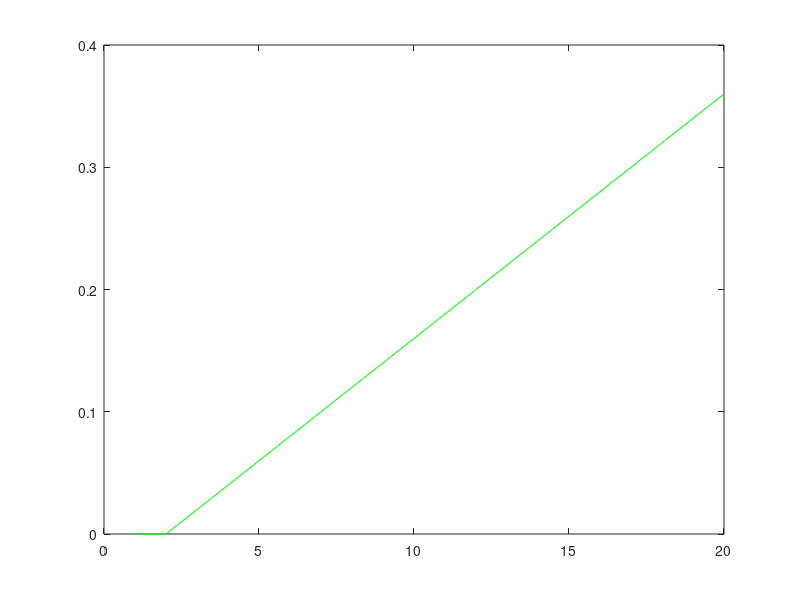

Source code (MATLAB): (Note: this script raises an error after producing the figure.)
% generate fake data for DeadlineShapes

clear all
close all


% basic vars
ntrials = 10000;
shapes = ['hexagon','circle','square','triangle','rectangle','semicircle','heart','star'];
weights = [-0.9, -0.7, -0.5, -0.3, 0.3, 0.5, 0.7, 0.9];
samplingDist_blue = [0.055, 0.11, 0.2, 0.365, 0.18, 0.06, 0.02, 0.01];
samplingDist_red =  [0.01, 0.02, 0.06, 0.18, 0.365, 0.2, 0.11, 0.055];
choiceProbs = [0.5, 0.5];
maxShapes = 20;

% 'model' params
B = 1; % bound for terminating a decision, in units of cumulative logLR 
sigma = 0.3; % st.dev of noise added to momentary evidence


% **** momentary evidence ****
% following the two-accumulator model of Kira et al.,
% the mean M.E. is equal to a given shape's assigned logLR (to be replaced
% with subjective WoE, once we can estimate it from data), sign-flipped for
% the 'blue' accumulator, plus independent Gaussian noise, plus a linear
% urgency signal.

% Could convert this eventually to the multivariate normal formulation of
% Kiani et al., but this is easier to follow.

% Also consider scaling the noise with the mean LLR (signal-dep noise)?


% **** urgency signal ****
% is this fancy thing in Kira et al.:
% u(t) = kappa* [ 1−exp(−(t−tau)^2) / 2*sigma_u^2 ]

% but we can use a linear function for simplicity (see their Fig. 5D)
% note that it stays at zero for a bit before ramping up.
% and also that for simulation it only needs to be computed at the shape
% presentation intervals, not time per se
urgencySlope = 0.02;
u(1:2) = 0;
u(3:maxShapes) = urgencySlope*(1:maxShapes-2);
figure;plot(1:maxShapes,u,'g-');



%% now the simulation

% trialwise independent vars
corrTarg = nan(ntrials,1);
losingDVval = nan(ntrials,1);
hitBound = nan(ntrials,1);
totalEvidence = nan(ntrials,1);
distFromBound = nan(ntrials,1);
% ntrials-by-nshapes vars
shape = nan(ntrials,maxShapes);
DV_red = nan(ntrials,maxShapes);
DV_blue = nan(ntrials,maxShapes);
% trialwise dependent vars
choice = nan(ntrials,1);
RT = nan(ntrials,1);
conf = nan(ntrials,1);

for n = 1:ntrials % index of trial number
    corrTarg(n) = sample(choiceProbs) - 1; % 0 = blue (neg), 1 = red (pos)
    for s = 1:maxShapes
        if corrTarg(n) == 0
            shape(n,s) = sample(samplingDist_blue);
        else % 1
            shape(n,s) = sample(samplingDist_red);
        end        
        % increment the DVs
        if s==1
            DV_blue(n,s) = -weights(shape(n,s)) + randn*sigma + u(s);
            DV_red(n,s)  =  weights(shape(n,s)) + randn*sigma + u(s);
        else
            DV_blue(n,s) = DV_blue(n,s-1) - weights(shape(n,s)) + randn*sigma + u(s);
            DV_red(n,s)  = DV_red(n,s-1)  + weights(shape(n,s)) + randn*sigma + u(s);
        end
    end

% % temp: sanity check (don't run it in a loop! only in debug mode or with n=1)
%     figure(23); clf; plot(1:maxShapes,DV_blue(n,:),'b-',1:maxShapes,DV_red(n,:),'r-');
%     ylim([-B*1.2 B*1.2]);

    % decision outcome
    cRTblue = find(DV_blue(n,:)>=B, 1); % time of first bound crossing(s):
    cRTred = find(DV_red(n,:)>=B, 1);
    
    % the possibilities are:
    % (1) only the 'blue' accumulator hits bound,
    if ~isempty(cRTblue) && isempty(cRTred)
        RT(n) = cRTblue;
        losingDVval(n) = DV_red(n,RT(n)); % only blue hit, so red is the loser
        hitBound(n) = 1;
        choice(n) = 0;
    % (2) only the 'red' accumulator hits bound,
    elseif isempty(cRTblue) && ~isempty(cRTred)
        RT(n) = cRTred;
        losingDVval(n) = DV_blue(n,RT(n)); % only red hit, so blue is the loser
        hitBound(n) = 1;
        choice(n) = 1;
    % (3) neither hits bound,
    elseif isempty(cRTblue) && isempty(cRTred)
        hitBound(n) = 0;
        RT(n) = maxShapes;
        if DV_blue(n,RT(n)) > DV_red(n,RT(n)) % blue wins, 
            choice(n) = 0;
            losingDVval(n) = DV_red(n,RT(n)); % so red is loser.
        elseif DV_red(n,RT(n)) > DV_blue(n,RT(n)) % red wins,
            choice(n) = 1;
            losingDVval(n) = DV_blue(n,RT(n)); % so blue is loser
        else % should only happen when there's no noise! add some.
            keyboard
        end
    % (4) or both do
    else
        RT(n) = min([cRTblue cRTred]);
        if DV_blue(n,RT(n)) > DV_red(n,RT(n)) % blue wins,
            choice(n) = 0;
            losingDVval(n) = DV_red(n,RT(n)); % so red is loser
        elseif DV_red(n,RT(n)) > DV_blue(n,RT(n)) % red wins,
            choice(n) = 1;
            losingDVval(n) = DV_blue(n,RT(n)); % so blue is loser
        else % should only happen when there's no noise! add some.
            keyboard
        end
    end    
    
    totalEvidence(n) = sum(weights(shape(n,1:RT(n))));

    % conf is on a scale of 1-5, inversely related to evidence
    % supporting unchosen option, measured as distance from its bound
    distFromBound(n) = B-losingDVval(n);
    distQuant = [1.3059 1.7640 2.1835 2.7562 inf];
    conf(n) = find(distFromBound(n)<distQuant,1,'first');

end

correct = choice==corrTarg;
pctCorr = sum(correct)/ntrials



%% some plots

% figure;hist(totalEvidence,100);
% figure;hist(RT,20);
% figure;hist(distFromBound,20)
% 
% % create a mapping via simple quantiles of a learned distribution of
% % 'distance from bound'; use this in the loop above after running.
% distQuant = quantile(distFromBound,4)

%% cumulative evidence vs. choice (Kira Fig 2D) and confidence

clear chFreq meanRT meanConf
TEquant = quantile(totalEvidence,28); % e.g. 30 bins
theseTrials = totalEvidence<TEquant(1);
chFreq(1) = mean(choice(theseTrials));
meanRT(1) = mean(RT(theseTrials));
meanConf(1) = mean(conf(theseTrials));
for j = 1:length(TEquant)-1
    theseTrials = totalEvidence>=TEquant(j) & totalEvidence<TEquant(j+1);
    chFreq(j+1) = mean(choice(theseTrials));
    meanRT(j+1) = mean(RT(theseTrials));
    meanConf(j+1) = mean(conf(theseTrials));
end
theseTrials = find(totalEvidence>=TEquant(end));
chFreq(end+1) = mean(choice(theseTrials));
meanRT(end+1) = mean(RT(theseTrials));
meanConf(end+1) = mean(conf(theseTrials));


%%
figure(12); set(gcf,'position',[500   100   400   850]);
TEaxis = TEquant(1:end-1)+diff(TEquant)/2;

% choice
subplot(3,1,1);
plot(TEaxis,chFreq(2:end-1),'o');
% fit logistic
X = totalEvidence;
y = choice;
[beta, ~, stats] = glmfit(X, y, 'binomial');
TEinterp = TEaxis(1):0.01:TEaxis(end);
yVals = glmval(beta,TEinterp,'logit');
hold on; plot(TEinterp,yVals,'r-');
xlabel('Total Evidence (LLR)');
ylabel('Proportion ''red'' choices');
changeAxesFontSize(gca,15,15);

% RT
subplot(3,1,2);
plot(TEaxis,meanRT(2:end-1),'ro-');
xlabel('Total Evidence (LLR)');
ylabel('mean RT (nshapes)');
% ylim([1 5]);
changeAxesFontSize(gca,15,15);

% conf
subplot(3,1,3);
plot(TEaxis,meanConf(2:end-1),'ro-');
xlabel('Total Evidence (LLR)');
ylabel('mean confidence rating (1-5)');
ylim([1 5]);
changeAxesFontSize(gca,15,15);





% % % % temp, testing sample.m:
% % % for n=1:10000
% % %     samp(n) = sample(samplingDist_blue);
% % % end
% % % figure;
% % % histogram(samp,'Normalization','probability');
